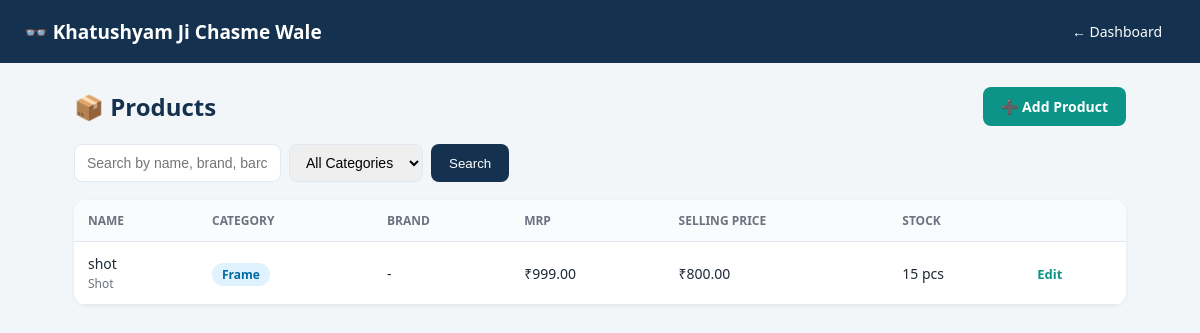
/products (signed in), run on the app's committed database.
### tables this page shows
CREATE TABLE products (
            id INTEGER PRIMARY KEY AUTOINCREMENT,
            name TEXT NOT NULL,
            category TEXT NOT NULL,
            brand TEXT,
            power_type TEXT,
            mrp REAL NOT NULL DEFAULT 0,
            selling_price REAL NOT NULL DEFAULT 0,
            stock_qty INTEGER NOT NULL DEFAULT 0,
            unit TEXT NOT NULL DEFAULT 'pcs',
            barcode TEXT,
            created_at TEXT NOT NULL
        );

### app.py (the view)
@app.route("/products")
@login_required
def products():
    db = get_db()
    q = request.args.get("q", "").strip()
    category = request.args.get("category", "").strip()
    query = "SELECT * FROM products WHERE 1=1"
    params = []
    if q:
        query += " AND (name LIKE ? OR brand LIKE ? OR barcode LIKE ?)"
        params += [f"%{q}%", f"%{q}%", f"%{q}%"]
    if category:
        query += " AND category = ?"
        params.append(category)
    query += " ORDER BY name COLLATE NOCASE ASC"
    items = db.execute(query, params).fetchall()
    return render_template("products.html", shop_name=SHOP_NAME, products=items, q=q,
                            category=category, categories=CATEGORIES)

### app.py (called while the page is built)
def get_db():
    if "db" not in g:
        g.db = sqlite3.connect(DB_PATH)
        g.db.row_factory = sqlite3.Row
        g.db.execute("PRAGMA foreign_keys = ON")
    return g.db

def login_required(view):
    @wraps(view)
    def wrapped(*args, **kwargs):
        if not session.get("logged_in"):
            return redirect(url_for("login"))
        return view(*args, **kwargs)
    return wrapped

### templates/products.html (shortened to what this page needs)
<!DOCTYPE html>
<html lang="en">
<head>
</head>
<body>
  <div class="navbar">
    <div class="brand">👓 {{ shop_name }}</div>
    <a href="{{ url_for('home') }}">← Dashboard</a>
  </div>
  <div class="container">
    <div class="toolbar">
      <h2>📦 Products</h2>
      <a class="add-btn" href="{{ url_for('add_product_page') }}">➕ Add Product</a>
    </div>
    <form class="search-form" method="GET">
      <input type="text" name="q" placeholder="Search by name, brand, barcode..." value="{{ q }}">
      <select name="category">
        <option value="">All Categories</option>
      </select>
      <button type="submit">Search</button>
    </form>
    <div class="card">
      {% if products %}
      <table>
        <tr><th>Name</th><th>Category</th><th>Brand</th><th>MRP</th><th>Selling Price</th><th>Stock</th><th></th></tr>
        {% for p in products %}
        <tr>
          <td>{{ p.name }}{% if p.power_type %}<br><span style="color:var(--muted);font-size:12px;">{{ p.power_type }}</span>{% endif %}</td>
          <td><span class="badge-cat">{{ p.category }}</span></td>
          <td>{{ p.brand or '-' }}</td>
          <td>₹{{ "%.2f"|format(p.mrp) }}</td>
          <td>₹{{ "%.2f"|format(p.selling_price) }}</td>
          <td class="{% if p.stock_qty <= 5 %}stock-low{% endif %}">{{ p.stock_qty }} {{ p.unit }}</td>
          <td><a class="edit-link" href="{{ url_for('edit_product', product_id=p.id) }}">Edit</a></td>
        </tr>
        {% endfor %}
      </table>
      {% else %}
      <div class="empty-note">Koi product nahi mila. <a href="{{ url_for('add_product_page') }}">Naya product add karein</a>.</div>
      {% endif %}
    </div>
  </div>
</body>
</html>

### templates/products.html (style rules this page uses)
:root { --navy: #14324f; --navy-dark: #0c2338; --teal: #0d9488; --teal-light: #14b8a6; --bg: #f3f6f9; --card: #ffffff; --text: #1f2937; --muted: #6b7280; --border: #e2e8f0; --error: #dc2626; --success: #16a34a; --warn: #d97706; }
* { box-sizing: border-box; }
body { margin: 0; font-family: 'Segoe UI', system-ui, sans-serif; background: var(--bg); color: var(--text); }
.navbar { background: var(--navy); color: white; padding: 14px 24px; display: flex; align-items: center; justify-content: space-between; flex-wrap: wrap; gap: 10px; }
.navbar .brand { font-size: 19px; font-weight: 700; }
.navbar a { color: white; text-decoration: none; font-size: 14px; padding: 8px 14px; border-radius: 6px; }
.container { max-width: 1100px; margin: 0 auto; padding: 24px; }
.toolbar { display: flex; justify-content: space-between; align-items: center; margin-bottom: 18px; flex-wrap: wrap; gap: 12px; }
.toolbar h2 { margin: 0; color: var(--navy); }
.add-btn { background: var(--teal); color: white; text-decoration: none; padding: 10px 18px; border-radius: 8px; font-size: 14px; font-weight: 600; }
.search-form { display: flex; gap: 8px; margin-bottom: 18px; flex-wrap: wrap; }
.search-form input, .search-form select { padding: 9px 12px; border: 1.5px solid var(--border); border-radius: 8px; font-size: 14px; }
.search-form button { padding: 9px 18px; background: var(--navy); color: white; border: none; border-radius: 8px; cursor: pointer; }
.card { background: var(--card); border-radius: 12px; box-shadow: 0 1px 4px rgba(0,0,0,0.06); overflow-x: auto; }
table { width: 100%; border-collapse: collapse; font-size: 14px; min-width: 700px; }
th, td { text-align: left; padding: 12px 14px; border-bottom: 1px solid var(--border); }
th { color: var(--muted); font-weight: 600; font-size: 12px; text-transform: uppercase; background: #fafbfc; }
.badge-cat { background: #e0f2fe; color: #0369a1; padding: 3px 10px; border-radius: 12px; font-size: 12px; font-weight: 600; }
a.edit-link { color: var(--teal); text-decoration: none; font-weight: 600; font-size: 13px; }

### data on the page
products: name "shot", power_type "Shot", category "Frame", brand "-", mrp "999.00", selling_price "800.00", stock_qty "15", unit "pcs"

### other printed values
{{ shop_name }} "Khatushyam Ji Chasme Wale"
